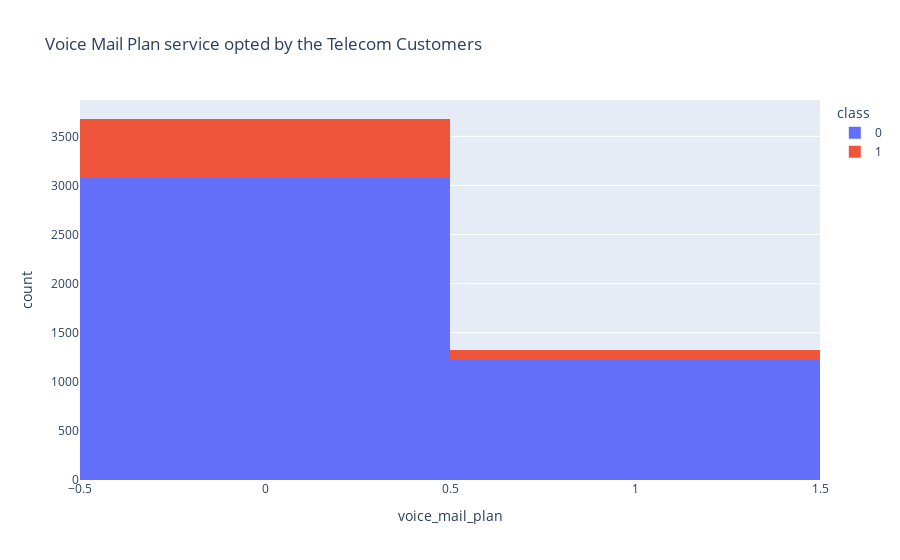

Here is the notebook cell this chart was saved with:
### Markdown cell above
Amongst all the trained models, Random Forest Classifier algorithm produced the highest Area under the ROC curve (AUC).

The following scores are the results of the Random Forest Classifier model

1. Accuracy: ~96% label accuracy
2. Precision: ~96% labeled as Retained customers and ~94% labeled as churned customers
3. Recall: ~99% labeled as Retained customers and ~76% labeled as churned customers

We can improve this model even more better by using "Grid Search" method.

### Code cell
fig = px.histogram(telecom_df, x = "voice_mail_plan",
                  color = "class",
                  title = "Voice Mail Plan service opted by the Telecom Customers")
fig.show()

### Figure 1 — Plotly figure (JSON) as saved in the notebook; plotly's stock layout.template omitted (floating-point values rounded to 4 significant figures; data arrays with more than 128 entries replaced by an {"elided": "..."} marker saying what was removed)
{"data": [{"alignmentgroup": "True", "bingroup": "x", "hovertemplate": "class=0<br>voice_mail_plan=%{x}<br>count=%{y}<extra></extra>", "legendgroup": "0", "marker": {"color": "#636efa", "pattern": {"shape": ""}}, "name": "0", "offsetgroup": "0", "orientation": "v", "showlegend": true, "type": "histogram", "x": {"elided": "4293 int values"}, "xaxis": "x", "yaxis": "y"}, {"alignmentgroup": "True", "bingroup": "x", "hovertemplate": "class=1<br>voice_mail_plan=%{x}<br>count=%{y}<extra></extra>", "legendgroup": "1", "marker": {"color": "#EF553B", "pattern": {"shape": ""}}, "name": "1", "offsetgroup": "1", "orientation": "v", "showlegend": true, "type": "histogram", "x": {"elided": "707 int values"}, "xaxis": "x", "yaxis": "y"}], "layout": {"barmode": "relative", "legend": {"title": {"text": "class"}, "tracegroupgap": 0}, "title": {"text": "Voice Mail Plan service opted by the Telecom Customers"}, "xaxis": {"anchor": "y", "domain": [0, 1], "title": {"text": "voice_mail_plan"}}, "yaxis": {"anchor": "x", "domain": [0, 1], "title": {"text": "count"}}}}
